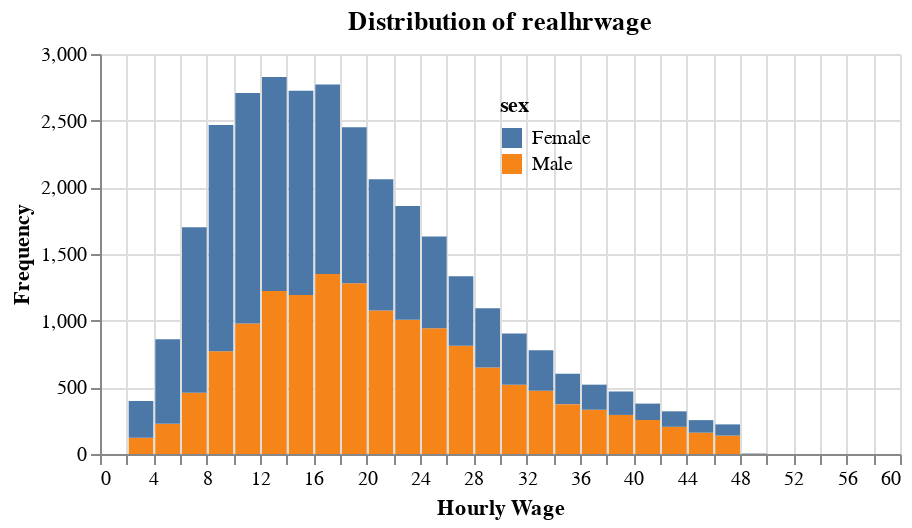

The cell this chart's notebook holds for it:
### Markdown cell above
### Visualizing the hourly wage distribution for men and women

### Code cell
# Summary statistics
summary_stats = income_dynamics['realhrwage'].describe().reset_index()

# Histogram for both sexes
histogram = alt.Chart(income_dynamics).mark_bar().encode(
    alt.X('realhrwage', bin=alt.Bin(maxbins=30, extent=[0, 60]), title='Hourly Wage'),
    alt.Y('count()', title='Frequency'),
    color='sex:N'
).properties(title=alt.TitleParams(text='Distribution of realhrwage', align='center'), width=400)

# Overlay summary statistics
text = alt.Chart(summary_stats).mark_text(size=14).encode(
    x=alt.X('index:N', axis=None),
    y=alt.Y('realhrwage:Q', axis=None)
).properties(height=200)

# Combine histogram and summary statistics
combined_chart = alt.layer(histogram, text, data=income_dynamics).resolve_scale(y='independent')

# Display the chart
combined_chart.configure_axis(grid=True).configure_view(strokeWidth=0).configure_legend(orient='none', legendX=200, legendY=20)

### Figure 1 — Vega specification as saved in the notebook (floating-point values rounded to 4 significant figures)
{"$schema": "https://vega.github.io/schema/vega/v5.json", "data": [{"name": "source_0", "values": [{"__count": 1193, "__count_end": 1193.0, "__count_start": 0.0, "bin_extent_0_60_maxbins_30_realhrwage": 14.0, "bin_extent_0_60_maxbins_30_realhrwage_end": 16.0, "sex": "Male"}, {"__count": 255, "__count_end": 255.0, "__count_start": 0.0, "bin_extent_0_60_maxbins_30_realhrwage": 40.0, "bin_extent_0_60_maxbins_30_realhrwage_end": 42.0, "sex": "Male"}, {"__count": 1281, "__count_end": 1281.0, "__count_start": 0.0, "bin_extent_0_60_maxbins_30_realhrwage": 18.0, "bin_extent_0_60_maxbins_30_realhrwage_end": 20.0, "sex": "Male"}, {"__count": 979, "__count_end": 979.0, "__count_start": 0.0, "bin_extent_0_60_maxbins_30_realhrwage": 10.0, "bin_extent_0_60_maxbins_30_realhrwage_end": 12.0, "sex": "Male"}, {"__count": 1007, "__count_end": 1007.0, "__count_start": 0.0, "bin_extent_0_60_maxbins_30_realhrwage": 22.0, "bin_extent_0_60_maxbins_30_realhrwage_end": 24.0, "sex": "Male"}, {"__count": 520, "__count_end": 520.0, "__count_start": 0.0, "bin_extent_0_60_maxbins_30_realhrwage": 30.0, "bin_extent_0_60_maxbins_30_realhrwage_end": 32.0, "sex": "Male"}, {"__count": 1077, "__count_end": 1077.0, "__count_start": 0.0, "bin_extent_0_60_maxbins_30_realhrwage": 20.0, "bin_extent_0_60_maxbins_30_realhrwage_end": 22.0, "sex": "Male"}, {"__count": 944, "__count_end": 944.0, "__count_start": 0.0, "bin_extent_0_60_maxbins_30_realhrwage": 24.0, "bin_extent_0_60_maxbins_30_realhrwage_end": 26.0, "sex": "Male"}, {"__count": 649, "__count_end": 649.0, "__count_start": 0.0, "bin_extent_0_60_maxbins_30_realhrwage": 28.0, "bin_extent_0_60_maxbins_30_realhrwage_end": 30.0, "sex": "Male"}, {"__count": 1222, "__count_end": 1222.0, "__count_start": 0.0, "bin_extent_0_60_maxbins_30_realhrwage": 12.0, "bin_extent_0_60_maxbins_30_realhrwage_end": 14.0, "sex": "Male"}, {"__count": 811, "__count_end": 811.0, "__count_start": 0.0, "bin_extent_0_60_maxbins_30_realhrwage": 26.0, "bin_extent_0_60_maxbins_30_realhrwage_end": 28.0, "sex": "Male"}, {"__count": 374, "__count_end": 374.0, "__count_start": 0.0, "bin_extent_0_60_maxbins_30_realhrwage": 34.0, "bin_extent_0_60_maxbins_30_realhrwage_end": 36.0, "sex": "Male"}, {"__count": 771, "__count_end": 771.0, "__count_start": 0.0, "bin_extent_0_60_maxbins_30_realhrwage": 8.0, "bin_extent_0_60_maxbins_30_realhrwage_end": 10.0, "sex": "Male"}, {"__count": 475, "__count_end": 475.0, "__count_start": 0.0, "bin_extent_0_60_maxbins_30_realhrwage": 32.0, "bin_extent_0_60_maxbins_30_realhrwage_end": 34.0, "sex": "Male"}, {"__count": 293, "__count_end": 293.0, "__count_start": 0.0, "bin_extent_0_60_maxbins_30_realhrwage": 38.0, "bin_extent_0_60_maxbins_30_realhrwage_end": 40.0, "sex": "Male"}, {"__count": 459, "__count_end": 459.0, "__count_start": 0.0, "bin_extent_0_60_maxbins_30_realhrwage": 6.0, "bin_extent_0_60_maxbins_30_realhrwage_end": 8.0, "sex": "Male"}, {"__count": 1350, "__count_end": 1350.0, "__count_start": 0.0, "bin_extent_0_60_maxbins_30_realhrwage": 16.0, "bin_extent_0_60_maxbins_30_realhrwage_end": 18.0, "sex": "Male"}, {"__count": 122, "__count_end": 122.0, "__count_start": 0.0, "bin_extent_0_60_maxbins_30_realhrwage": 2.0, "bin_extent_0_60_maxbins_30_realhrwage_end": 4.0, "sex": "Male"}, {"__count": 332, "__count_end": 332.0, "__count_start": 0.0, "bin_extent_0_60_maxbins_30_realhrwage": 36.0, "bin_extent_0_60_maxbins_30_realhrwage_end": 38.0, "sex": "Male"}, {"__count": 204, "__count_end": 204.0, "__count_start": 0.0, "bin_extent_0_60_maxbins_30_realhrwage": 42.0, "bin_extent_0_60_maxbins_30_realhrwage_end": 44.0, "sex": "Male"}, {"__count": 160, "__count_end": 160.0, "__count_start": 0.0, "bin_extent_0_60_maxbins_30_realhrwage": 44.0, "bin_extent_0_60_maxbins_30_realhrwage_end": 46.0, "sex": "Male"}, {"__count": 138, "__count_end": 138.0, "__count_start": 0.0, "bin_extent_0_60_maxbins_30_realhrwage": 46.0, "bin_extent_0_60_maxbins_30_realhrwage_end": 48.0, "sex": "Male"}, {"__count": 226, "__count_end": 226.0, "__count_start": 0.0, "bin_extent_0_60_maxbins_30_realhrwage": 4.0, "bin_extent_0_60_maxbins_30_realhrwage_end": 6.0, "sex": "Male"}, {"__count": 1, "__count_end": 1.0, "__count_start": 0.0, "bin_extent_0_60_maxbins_30_realhrwage": 48.0, "bin_extent_0_60_maxbins_30_realhrwage_end": 50.0, "sex": "Male"}, {"__count": 1606, "__count_end": 2828.0, "__count_start": 1222.0, "bin_extent_0_60_maxbins_30_realhrwage": 12.0, "bin_extent_0_60_maxbins_30_realhrwage_end": 14.0, "sex": "Female"}, {"__count": 188, "__count_end": 520.0, "__count_start": 332.0, "bin_extent_0_60_maxbins_30_realhrwage": 36.0, "bin_extent_0_60_maxbins_30_realhrwage_end": 38.0, "sex": "Female"}, {"__count": 983, "__count_end": 2060.0, "__count_start": 1077.0, "bin_extent_0_60_maxbins_30_realhrwage": 20.0, "bin_extent_0_60_maxbins_30_realhrwage_end": 22.0, "sex": "Female"}, {"__count": 1422, "__count_end": 2772.0, "__count_start": 1350.0, "bin_extent_0_60_maxbins_30_realhrwage": 16.0, "bin_extent_0_60_maxbins_30_realhrwage_end": 18.0, "sex": "Female"}, {"__count": 687, "__count_end": 1631.0, "__count_start": 944.0, "bin_extent_0_60_maxbins_30_realhrwage": 24.0, "bin_extent_0_60_maxbins_30_realhrwage_end": 26.0, "sex": "Female"}, {"__count": 1697, "__count_end": 2468.0, "__count_start": 771.0, "bin_extent_0_60_maxbins_30_realhrwage": 8.0, "bin_extent_0_60_maxbins_30_realhrwage_end": 10.0, "sex": "Female"}, {"__count": 1170, "__count_end": 2451.0, "__count_start": 1281.0, "bin_extent_0_60_maxbins_30_realhrwage": 18.0, "bin_extent_0_60_maxbins_30_realhrwage_end": 20.0, "sex": "Female"}, {"__count": 522, "__count_end": 1333.0, "__count_start": 811.0, "bin_extent_0_60_maxbins_30_realhrwage": 26.0, "bin_extent_0_60_maxbins_30_realhrwage_end": 28.0, "sex": "Female"}, {"__count": 1532, "__count_end": 2725.0, "__count_start": 1193.0, "bin_extent_0_60_maxbins_30_realhrwage": 14.0, "bin_extent_0_60_maxbins_30_realhrwage_end": 16.0, "sex": "Female"}, {"__count": 123, "__count_end": 378.0, "__count_start": 255.0, "bin_extent_0_60_maxbins_30_realhrwage": 40.0, "bin_extent_0_60_maxbins_30_realhrwage_end": 42.0, "sex": "Female"}, {"__count": 1729, "__count_end": 2708.0, "__count_start": 979.0, "bin_extent_0_60_maxbins_30_realhrwage": 10.0, "bin_extent_0_60_maxbins_30_realhrwage_end": 12.0, "sex": "Female"}, {"__count": 635, "__count_end": 861.0, "__count_start": 226.0, "bin_extent_0_60_maxbins_30_realhrwage": 4.0, "bin_extent_0_60_maxbins_30_realhrwage_end": 6.0, "sex": "Female"}, {"__count": 303, "__count_end": 778.0, "__count_start": 475.0, "bin_extent_0_60_maxbins_30_realhrwage": 32.0, "bin_extent_0_60_maxbins_30_realhrwage_end": 34.0, "sex": "Female"}, {"__count": 853, "__count_end": 1860.0, "__count_start": 1007.0, "bin_extent_0_60_maxbins_30_realhrwage": 22.0, "bin_extent_0_60_maxbins_30_realhrwage_end": 24.0, "sex": "Female"}, {"__count": 276, "__count_end": 398.0, "__count_start": 122.0, "bin_extent_0_60_maxbins_30_realhrwage": 2.0, "bin_extent_0_60_maxbins_30_realhrwage_end": 4.0, "sex": "Female"}, {"__count": 444, "__count_end": 1093.0, "__count_start": 649.0, "bin_extent_0_60_maxbins_30_realhrwage": 28.0, "bin_extent_0_60_maxbins_30_realhrwage_end": 30.0, "sex": "Female"}, {"__count": 1242, "__count_end": 1701.0, "__count_start": 459.0, "bin_extent_0_60_maxbins_30_realhrwage": 6.0, "bin_extent_0_60_maxbins_30_realhrwage_end": 8.0, "sex": "Female"}, {"__count": 94, "__count_end": 254.0, "__count_start": 160.0, "bin_extent_0_60_maxbins_30_realhrwage": 44.0, "bin_extent_0_60_maxbins_30_realhrwage_end": 46.0, "sex": "Female"}, {"__count": 176, "__count_end": 469.0, "__count_start": 293.0, "bin_extent_0_60_maxbins_30_realhrwage": 38.0, "bin_extent_0_60_maxbins_30_realhrwage_end": 40.0, "sex": "Female"}, {"__count": 84, "__count_end": 222.0, "__count_start": 138.0, "bin_extent_0_60_maxbins_30_realhrwage": 46.0, "bin_extent_0_60_maxbins_30_realhrwage_end": 48.0, "sex": "Female"}, {"__count": 384, "__count_end": 904.0, "__count_start": 520.0, "bin_extent_0_60_maxbins_30_realhrwage": 30.0, "bin_extent_0_60_maxbins_30_realhrwage_end": 32.0, "sex": "Female"}, {"__count": 228, "__count_end": 602.0, "__count_start": 374.0, "bin_extent_0_60_maxbins_30_realhrwage": 34.0, "bin_extent_0_60_maxbins_30_realhrwage_end": 36.0, "sex": "Female"}, {"__count": 3, "__count_end": 4.0, "__count_start": 1.0, "bin_extent_0_60_maxbins_30_realhrwage": 48.0, "bin_extent_0_60_maxbins_30_realhrwage_end": 50.0, "sex": "Female"}, {"__count": 116, "__count_end": 320.0, "__count_start": 204.0, "bin_extent_0_60_maxbins_30_realhrwage": 42.0, "bin_extent_0_60_maxbins_30_realhrwage_end": 44.0, "sex": "Female"}]}, {"name": "source_1", "values": [{"index": "count", "realhrwage": 31340.0}, {"index": "mean", "realhrwage": 19.09}, {"index": "std", "realhrwage": 9.591}, {"index": "min", "realhrwage": 2.016}, {"index": "25%", "realhrwage": 11.77}, {"index": "50%", "realhrwage": 17.37}, {"index": "75%", "realhrwage": 24.75}, {"index": "max", "realhrwage": 48.09}]}, {"name": "source_0_color_domain_sex", "values": [{"sex": "Male"}, {"sex": "Female"}]}, {"name": "source_1_layer_1_x_domain_index", "values": [{"index": "count"}, {"index": "mean"}, {"index": "std"}, {"index": "min"}, {"index": "25%"}, {"index": "50%"}, {"index": "75%"}, {"index": "max"}]}, {"name": "source_1_layer_1_y_domain_realhrwage", "values": [{"min": 2.016, "max": 31340.0}]}], "signals": [{"name": "layer_0_bin_extent_0_60_maxbins_30_realhrwage_bins", "value": {"fields": ["realhrwage"], "fname": "bin_realhrwage", "start": 0.0, "step": 2.0, "stop": 60.0}}], "marks": [{"type": "rect", "name": "layer_0_marks", "from": {"data": "source_0"}, "encode": {"update": {"y": {"field": "__count_end", "scale": "layer_0_y"}, "y2": {"field": "__count_start", "scale": "layer_0_y"}, "ariaRoleDescription": {"value": "bar"}, "description": {"signal": "\"Hourly Wage: \" + (!isValid(datum[\"bin_extent_0_60_maxbins_30_realhrwage\"]) || !isFinite(+datum[\"bin_extent_0_60_maxbins_30_realhrwage\"]) ? \"null\" : format(datum[\"bin_extent_0_60_maxbins_30_realhrwage\"], \"\") + \" – \" + format(datum[\"bin_extent_0_60_maxbins_30_realhrwage_end\"], \"\")) + \"; Frequency: \" + (format(datum[\"__count\"], \"\")) + \"; sex: \" + (isValid(datum[\"sex\"]) ? datum[\"sex\"] : \"\"+datum[\"sex\"])"}, "fill": {"field": "sex", "scale": "color"}, "x2": {"field": "bin_extent_0_60_maxbins_30_realhrwage", "scale": "layer_0_x", "offset": {"signal": "0.5 + (abs(scale(\"layer_0_x\", datum[\"bin_extent_0_60_maxbins_30_realhrwage_end\"]) - scale(\"layer_0_x\", datum[\"bin_extent_0_60_maxbins_30_realhrwage\"])) < 0.25 ? -0.5 * (0.25 - (abs(scale(\"layer_0_x\", datum[\"bin_extent_0_60_maxbins_30_realhrwage_end\"]) - scale(\"layer_0_x\", datum[\"bin_extent_0_60_maxbins_30_realhrwage\"])))) : 0.5)"}}, "x": {"field": "bin_extent_0_60_maxbins_30_realhrwage_end", "scale": "layer_0_x", "offset": {"signal": "0.5 + (abs(scale(\"layer_0_x\", datum[\"bin_extent_0_60_maxbins_30_realhrwage_end\"]) - scale(\"layer_0_x\", datum[\"bin_extent_0_60_maxbins_30_realhrwage\"])) < 0.25 ? 0.5 * (0.25 - (abs(scale(\"layer_0_x\", datum[\"bin_extent_0_60_maxbins_30_realhrwage_end\"]) - scale(\"layer_0_x\", datum[\"bin_extent_0_60_maxbins_30_realhrwage\"])))) : -0.5)"}}}}, "style": ["bar"]}, {"type": "text", "name": "layer_1_marks", "from": {"data": "source_1"}, "encode": {"update": {"description": {"signal": "\"index: \" + (isValid(datum[\"index\"]) ? datum[\"index\"] : \"\"+datum[\"index\"]) + \"; realhrwage: \" + (format(datum[\"realhrwage\"], \"\"))"}, "baseline": {"value": "middle"}, "fontSize": {"value": 14}, "fill": {"value": "black"}, "x": {"field": "index", "scale": "layer_1_x"}, "y": {"field": "realhrwage", "scale": "layer_1_y"}, "align": {"value": "center"}}}, "style": ["text"]}], "scales": [{"name": "color", "type": "ordinal", "domain": {"data": "source_0_color_domain_sex", "field": "sex", "sort": true}, "range": "category"}, {"name": "layer_0_x", "type": "linear", "domain": {"signal": "[layer_0_bin_extent_0_60_maxbins_30_realhrwage_bins.start, layer_0_bin_extent_0_60_maxbins_30_realhrwage_bins.stop]"}, "range": [0, {"signal": "width"}], "bins": {"signal": "layer_0_bin_extent_0_60_maxbins_30_realhrwage_bins"}, "zero": false}, {"name": "layer_0_y", "type": "linear", "domain": {"data": "source_0", "fields": ["__count_start", "__count_end"]}, "range": [{"signal": "height"}, 0], "nice": true, "zero": true}, {"name": "layer_1_x", "type": "point", "domain": {"data": "source_1_layer_1_x_domain_index", "field": "index", "sort": true}, "range": [0, {"signal": "width"}], "padding": 0.5}, {"name": "layer_1_y", "type": "linear", "domain": [{"signal": "(data(\"source_1_layer_1_y_domain_realhrwage\")[0] || {}).min"}, {"signal": "(data(\"source_1_layer_1_y_domain_realhrwage\")[0] || {}).max"}], "range": [{"signal": "height"}, 0], "nice": true, "zero": true}], "axes": [{"scale": "layer_0_x", "ticks": false, "aria": false, "labels": false, "orient": "bottom", "gridScale": "layer_0_y", "grid": true, "maxExtent": 0, "minExtent": 0, "domain": false, "tickCount": {"signal": "ceil(width/10)"}, "zindex": 0}, {"scale": "layer_0_y", "minExtent": 0, "ticks": false, "tickCount": {"signal": "ceil(height/40)"}, "aria": false, "orient": "left", "maxExtent": 0, "zindex": 0, "labels": false, "gridScale": "layer_0_x", "grid": true, "domain": false}, {"scale": "layer_0_x", "grid": false, "tickCount": {"signal": "ceil(width/10)"}, "labelOverlap": true, "title": "Hourly Wage", "zindex": 0, "orient": "bottom", "labelFlush": true}, {"scale": "layer_0_y", "grid": false, "labelOverlap": true, "title": "Frequency", "orient": "left", "tickCount": {"signal": "ceil(height/40)"}, "zindex": 0}], "title": {"text": "Distribution of realhrwage", "align": "center", "frame": "group"}, "height": 200, "legends": [{"fill": "color", "symbolType": "square", "title": "sex"}], "config": {"axis": {"grid": true}, "legend": {"legendX": 200, "legendY": 20, "orient": "none"}, "style": {"cell": {"strokeWidth": 0}}}, "style": "cell", "padding": 5, "background": "white", "width": 400}
